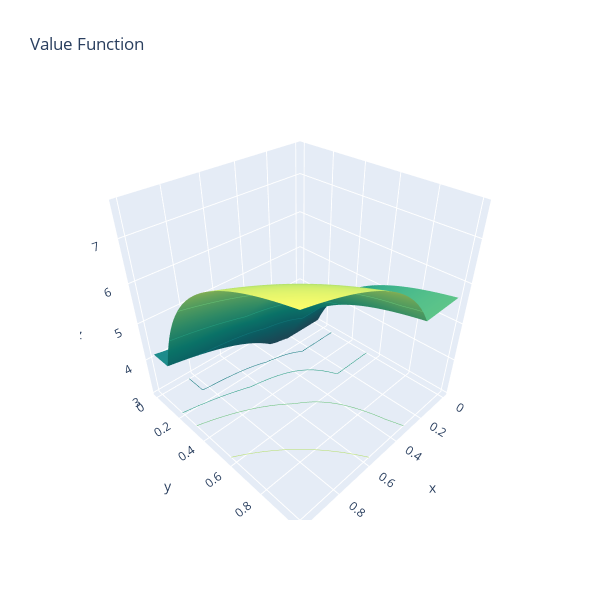

Notebook cell for this chart:
### Code cell
fig = go.Figure(data=[go.Surface(z=val_func, x=rho, y=tau, 
                                 colorscale='aggrnyl', showscale=False)])
fig.update_traces(contours_z=dict(show=True, usecolormap=True,
                                  highlightcolor="limegreen", project_z=True))
fig.update_layout(title='Value Function', autosize=True,
                  width=600, height=600,
                  scene_aspectmode='cube'
)

fig.show()

### Figure 1 — Plotly figure (JSON) as saved in the notebook; plotly's stock layout.template omitted (floating-point values rounded to 4 significant figures; data arrays with more than 128 entries replaced by an {"elided": "..."} marker saying what was removed)
{"data": [{"colorscale": [[0, "rgb(36, 86, 104)"], [0.1667, "rgb(15, 114, 121)"], [0.3333, "rgb(13, 143, 129)"], [0.5, "rgb(57, 171, 126)"], [0.6667, "rgb(110, 197, 116)"], [0.8333, "rgb(169, 220, 103)"], [1, "rgb(237, 239, 93)"]], "contours": {"z": {"highlightcolor": "limegreen", "project": {"z": true}, "show": true, "usecolormap": true}}, "showscale": false, "type": "surface", "x": {"elided": "201 float values"}, "y": {"elided": "201 float values"}, "z": {"elided": "201x201 float values"}}], "layout": {"autosize": true, "height": 600, "scene": {"aspectmode": "cube"}, "title": {"text": "Value Function"}, "width": 600}}
